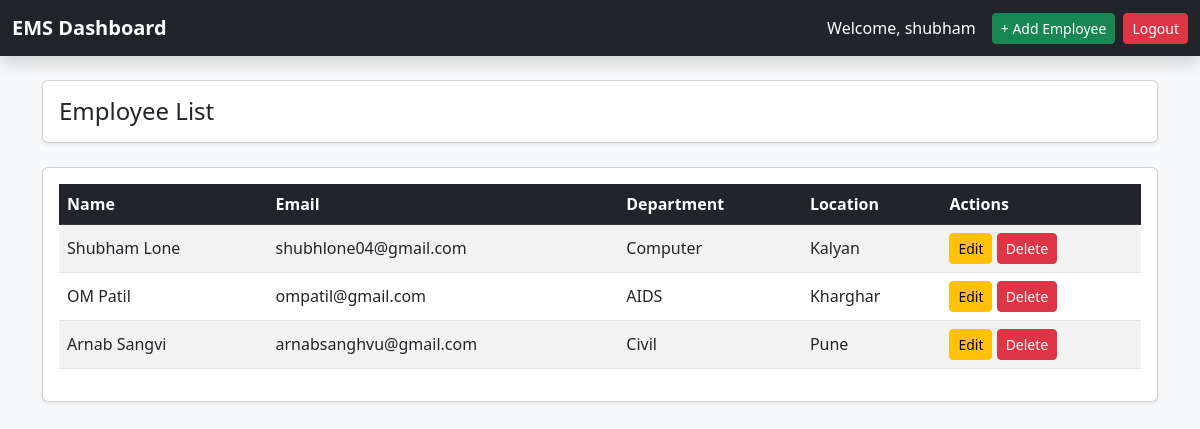
Screenshot of /list/ (signed in) with the database file from the repository.
### employees/models.py (models this page shows, shortened)
class Employee(models.Model):
    name = models.CharField(max_length=100)
    email = models.EmailField(unique=True)
    department = models.CharField(max_length=100)
    location = models.CharField(max_length=200)

### employees/views.py (the view)
# urls.py: path('list/', views.employee_list),
@login_required
def employee_list(request):
    employees = Employee.objects.all()
    return render(request, 'employees/list.html', {'employees': employees})

### employees/templates/employees/list.html (shortened to what this page needs)
<!DOCTYPE html>
<html>
<head>
    <link href="https://cdn.jsdelivr.net/npm/bootstrap@5.3.0/dist/css/bootstrap.min.css" rel="stylesheet">
</head>
<body class="bg-light">
<nav class="navbar navbar-dark bg-dark shadow">
  <div class="container-fluid">
    <a class="navbar-brand fw-bold" href="/dashboard/">
      EMS Dashboard
    </a>
    <div class="d-flex align-items-center">
      <span class="text-white me-3">
        Welcome, {{ request.user.username }}
      </span>
      <a href="/add/" class="btn btn-success btn-sm me-2">
        + Add Employee
      </a>
      <a href="/logout/" class="btn btn-danger btn-sm">
        Logout
      </a>
    </div>
  </div>
</nav>
<div class="container py-4">
    <div class="card shadow-sm mb-4">
        <div class="card-body">
            <h4 class="mb-0">Employee List</h4>
        </div>
    </div>
    <div class="card shadow-sm">
        <div class="card-body">
            <table class="table table-hover table-striped align-middle">
                <thead class="table-dark">
                    <tr>
                        <th>Name</th>
                        <th>Email</th>
                        <th>Department</th>
                        <th>Location</th>
                        <th>Actions</th>
                    </tr>
                </thead>
                <tbody>
                    {% for emp in employees %}
                    <tr>
                        <td>{{ emp.name }}</td>
                        <td>{{ emp.email }}</td>
                        <td>{{ emp.department }}</td>
                        <td>{{ emp.location }}</td>
                        <td>
                            <a href="/edit/{{ emp.id }}/" class="btn btn-warning btn-sm">Edit</a>
                            <a href="/delete/{{ emp.id }}/"
                               class="btn btn-danger btn-sm"
                               onclick="return confirm('Delete this employee?');">
                                Delete
                            </a>
                        </td>
                    </tr>
                    {% empty %}
                    <tr>
                        <td colspan="5" class="text-center text-muted py-4">
                            No Employees Found
                        </td>
                    </tr>
                    {% endfor %}
                </tbody>
            </table>
        </div>
    </div>
</div>
</body>
</html>

### rows the page displays
Employee: name "Shubham Lone", email "shubhlone04@gmail.com", department "Computer", location "Kalyan"
Employee: name "OM Patil", email "ompatil@gmail.com", department "AIDS", location "Kharghar"
Employee: name "Arnab Sangvi", email "arnabsanghvu@gmail.com", department "Civil", location "Pune"

### other values shown
{{ request.user.username }} "shubham"
